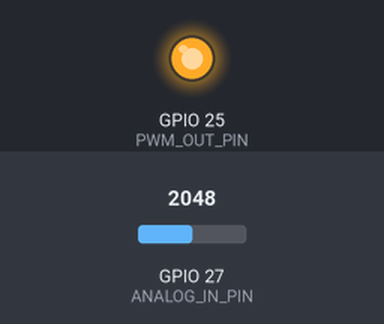
Bench run of a sketch on a simulated ESP32. Shown: output pins drawn as LEDs (lit = HIGH). The inputs (shaded band) are chosen by the test bench; at power-on: GPIO 27 (ANALOG_IN_PIN) = 2048. What the sketch prints to the serial monitor is not drawn.

Above: at 1.2 s.
1.3 s: GPIO 27 (ANALOG_IN_PIN) set to 3945
2.8 s: GPIO 27 (ANALOG_IN_PIN) set to 3971
At 3.9 s:
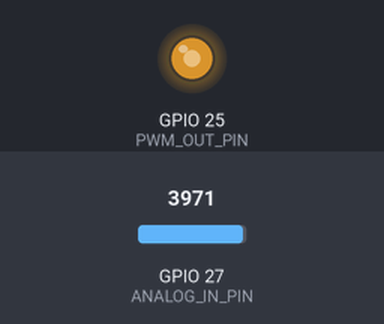
4.3 s: GPIO 27 (ANALOG_IN_PIN) set to 4095
At 5.4 s:
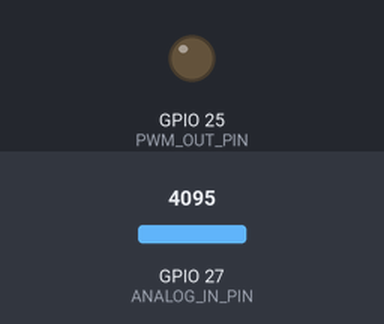
5.8 s: GPIO 27 (ANALOG_IN_PIN) set to 3603
At 6.4 s:
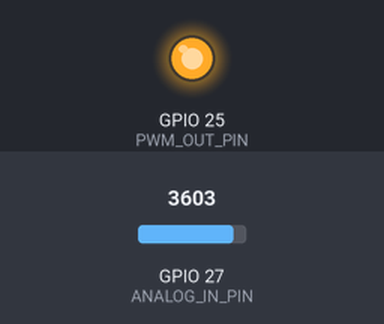
Timing chart, 0 to 8.3 s (numbered marks = the images above; inputs shaded):
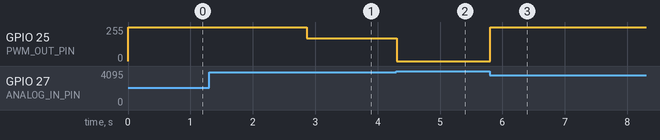

Measured:
- the behaviour switches between 3970 and 3971 on GPIO 27 (ANALOG_IN_PIN) (found by bisection; images 0 and 1)
- after the input at 2.8 s, GPIO 25 (PWM_OUT_PIN): 255/255 → 170/255 after 0.06 s
- after the input at 4.3 s, GPIO 25 (PWM_OUT_PIN): 170/255 → 0/255 at once
- after the input at 5.8 s, GPIO 25 (PWM_OUT_PIN): 0/255 → 255/255 at once

The sketch:

Codigo_controladores_esp32.ino
```cpp
// Constantes
#define ANALOG_IN_PIN 27    // Pin analógico de entrada
#define PWM_OUT_PIN 25      // Pin de salida PWM
#define REFERENCE_VOLTAGE 3.3   // Voltaje de referencia

// Variables globales
float u_k = 0; // Valor inicial de u(k)
float e_k = 0; // Valor inicial de e(k)
float e_k_1 = 0; // Valor inicial de e(k-1)

void setup() {
  Serial.begin(115200);

  // Configurar pin de salida PWM
  pinMode(PWM_OUT_PIN, OUTPUT);
}

void loop() {
  float error = readError();  // Leer valor de error
  float u = 0.9 * u_k + 3.333 * error - 0.333 * e_k_1;  // Calcular señal de control

  // Actualizar valores
  e_k_1 = error;
  u_k = u;

  setControlSignal(u,PWM_OUT_PIN);  // Salida de control
}

// Función para leer la señal de error
float readError() {
int analogValue = analogRead(ANALOG_IN_PIN);  // Leer voltaje analógico de entrada

float voltage = (analogValue / 4095.0) * REFERENCE_VOLTAGE; // Convertir el valor analógico a voltaje

float error = REFERENCE_VOLTAGE - voltage;  // Calcular el error como la diferencia entre el voltaje objetivo y el voltaje de entrada

return error;
}

// Función para establecer la señal de control
void setControlSignal(float u, int PWM_PIN) {
//Parámetros PWM
const int freq = 1500;      // set the frequency
const int ledChannel = 0;   // set the PWM channel
const int resolution = 10;  //set the PWM resolution

u = constrain(u, 0.0, REFERENCE_VOLTAGE); // Limitar el valor de la señal de control dentro del rango válido

int pwmValue = map(u, 0.0, REFERENCE_VOLTAGE, 0, 1023); // Convertir el valor de la señal de control a un valor de ciclo de trabajo PWM

ledcSetup(ledChannel, freq, resolution);  // define the PWM Setup
ledcAttachPin(PWM_PIN, ledChannel);
ledcWrite(ledChannel, pwmValue);

// Imprimir el valor de la señal de control en el monitor serial
Serial.println(u);
}
```
